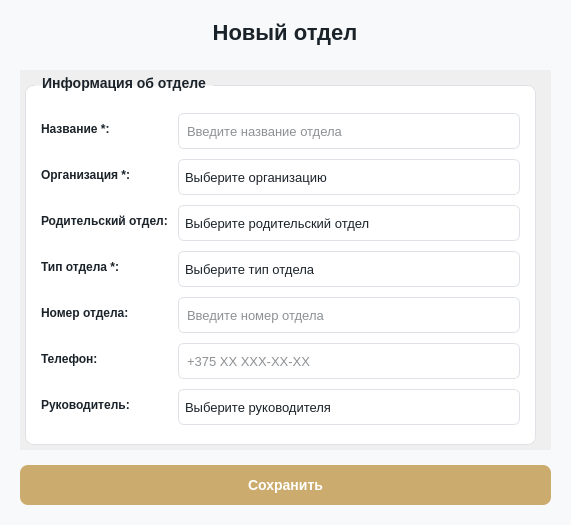
<?xml version="1.0" encoding="UTF-8"?>
<ui version="4.0">
 <class>DepartmentDialog</class>
 <widget class="QDialog" name="DepartmentDialog">
  <property name="geometry">
   <rect>
    <x>0</x>
    <y>0</y>
    <width>571</width>
    <height>525</height>
   </rect>
  </property>
  <property name="minimumSize">
   <size>
    <width>0</width>
    <height>525</height>
   </size>
  </property>
  <property name="windowTitle">
   <string>Отдел</string>
  </property>
  <property name="styleSheet">
   <string notr="true">QScrollArea {
 border: none;
 background-color: transparent;
}
QDialog {
    background-color: #f8f9fa;
}
QCheckBox {
    color: #1B232A;
    spacing: 0px;
    font-size: 12px;
    background: transparent;
}

QCheckBox::indicator {
    width: 18px;
    height: 18px;
    image: url(&quot;D:/Documents/client/icons/cb_unchecked.svg&quot;);
}

QCheckBox::indicator:checked {
    image: url(&quot;D:/Documents/client/icons/cb_checked.svg&quot;);
}

QScrollBar::vertical {
    background: #F5F5F5;
    width: 8px;
    border-radius: 4px;
    margin: 0px;
    border: none;
}

QScrollBar::handle:vertical {
    background: #C1C1C1;
    border-radius: 4px;
    min-height: 20px;
}

QScrollBar::handle:vertical:hover {
    background: #A0A0A0;
}

QScrollBar::handle:vertical:pressed {
    background: #888888;
}

QScrollBar::add-line:vertical,
QScrollBar::sub-line:vertical {
    border: none;
    background: none;
    width: 0px;
    height: 0px;
}

QScrollBar::add-page:vertical,
QScrollBar::sub-page:vertical {
    background: none;
}

QScrollBar:horizontal {
    border: none;
    background: #F5F5F5;
    height: 8px;
    margin: 0px;
    border-radius: 4px;
}

QScrollBar::handle:horizontal {
    background: #C1C1C1;
    border-radius: 4px;
    min-width: 20px;
}

QScrollBar::handle:horizontal:hover {
    background: #A0A0A0;
}

QScrollBar::handle:horizontal:pressed {
    background: #888888;
}

QScrollBar::add-line:horizontal,
QScrollBar::sub-line:horizontal {
    border: none;
    background: none;
    width: 0px;
    height: 0px;
}

QScrollBar::add-page:horizontal,
QScrollBar::sub-page:horizontal {
    background: none;
}

/* ===== СТИЛИ ДЛЯ QComboBox ===== */
QComboBox {
    border: 1px solid #dee2e6;
    border-radius: 6px;
    padding: 6px;
    padding-right: 30px;
    background-color: white;
    color: #1B232A;
    font-size: 13px;
    outline: none;
    min-height: 22px;
}

QComboBox:hover {
    border-color: #ccab6e;
}

QComboBox:focus {
    border: 2px solid #ccab6e;
}

QComboBox::drop-down {
    subcontrol-origin: padding;
    subcontrol-position: top right;
    width: 30px;
    border: none;
}

QComboBox::down-arrow {
    image: url(D:/Documents/client/icons/down_arrow.svg);
    width: 16px;
    height: 16px;
    margin-right: 6px;
}

QComboBox QAbstractItemView {
    border-radius: 6px;
    background-color: white;
    color: #1B232A;
    padding: 4px;
    outline: none;
    border: 1px solid #ccab6e;
}

QComboBox QAbstractItemView::item {
    padding: 8px;
    color: #1B232A;
    border: none;
    outline: none;
}

QComboBox QAbstractItemView::item:hover {
    background-color: #e3f2fd;
    color: #1B232A;
}

QComboBox QAbstractItemView::item:selected {
    background-color: #e3f2fd;
    color: #1B232A;
}

/* ===== СТИЛИ ДЛЯ QDateEdit ===== */
QDateEdit {
    border: 1px solid #dee2e6;
    border-radius: 6px;
    padding: 6px;
    padding-right: 30px;
    background-color: white;
    color: #1B232A;
    font-size: 13px;
    outline: none;
    min-height: 22px;
}

QDateEdit:hover {
    border-color: #ccab6e;
}

QDateEdit:focus {
    border: 2px solid #ccab6e;
}

QDateEdit::drop-down {
    subcontrol-origin: padding;
    subcontrol-position: top right;
    width: 30px;
    border: none;
}

QDateEdit::down-arrow {
    image: url(D:/Documents/client/icons/calendar_date.svg);
    width: 18px;
    height: 18px;
    margin-right: 8px;
}

/* ===== СТИЛИ ДЛЯ QLineEdit ===== */
QLineEdit {
    border: 1px solid #dee2e6;
    border-radius: 6px;
    padding: 6px;
    background-color: white;
    color: #1B232A;
    font-size: 13px;
    min-height: 22px;
}

QLineEdit:hover {
    border-color: #ccab6e;
}

QLineEdit:focus {
    border: 2px solid #ccab6e;
}

/* ===== СТИЛИ ДЛЯ КАЛЕНДАРЯ QCalendarWidget ===== */
QCalendarWidget {
    background-color: white;
    border-radius: 8px;
    border: 1px solid #CCAB6E;
}

QCalendarWidget QWidget#qt_calendar_navigationbar {
    background-color: white;
    color: #1B232A;
    border-radius: 8px 8px 0 0;
}

QCalendarWidget QWidget {
    background-color: white;
    color: #1B232A;
}

QCalendarWidget QToolButton#qt_calendar_prevmonth,
QCalendarWidget QToolButton#qt_calendar_nextmonth {
    background-color: transparent;
    color: #1B232A;
    border: none;
    border-radius: 4px;
    padding: 4px 8px;
    font-size: 16px;
    font-weight: bold;
}

QCalendarWidget QToolButton#qt_calendar_prevmonth:hover,
QCalendarWidget QToolButton#qt_calendar_nextmonth:hover {
    background-color: #e3f2fd;
}

QCalendarWidget QToolButton#qt_calendar_monthbutton,
QCalendarWidget QToolButton#qt_calendar_yearbutton {
    background-color: white;
    color: #1B232A;
    border: none;
    border-radius: 4px;
    padding: 4px 12px;
    font-weight: bold;
}

QCalendarWidget QToolButton#qt_calendar_monthbutton:hover,
QCalendarWidget QToolButton#qt_calendar_yearbutton:hover {
    background-color: #e3f2fd;
}

QCalendarWidget QMenu {
    background-color: white;
    border: 1px solid #CCAB6E;
    border-radius: 6px;
    color: #1B232A;
}

QCalendarWidget QMenu::item {
    padding: 6px 20px;
    border-radius: 4px;
}

QCalendarWidget QMenu::item:selected {
    background-color: #e3f2fd;
    color: #1B232A;
}

QCalendarWidget QWidget#qt_calendar_weekday {
    color: white;
    font-weight: bold;
    background-color: #CCAB6E;
    padding: 4px;
}

QCalendarWidget QToolButton#qt_calendar_day {
    border: none;
    border-radius: 4px;
    padding: 4px;
    color: #1B232A;
    background-color: transparent;
}

QCalendarWidget QToolButton#qt_calendar_day:hover {
    background-color: #e3f2fd;
    color: #1B232A;
}

QCalendarWidget QToolButton#qt_calendar_day:checked {
    background-color: #CCAB6E;
    color: white;
    border-radius: 4px;
}

QCalendarWidget QToolButton#qt_calendar_day:checked:hover {
    background-color: #998664;
}

QCalendarWidget QToolButton#qt_calendar_day:disabled {
    color: #B0B0B0;
}

QCalendarWidget QToolButton#qt_calendar_day[property=&quot;isToday&quot;] {
    background-color: #D22730;
    color: white;
    border-radius: 4px;
}

QCalendarWidget QToolButton#qt_calendar_day[property=&quot;isToday&quot;]:hover {
    background-color: #862633;
}

QCalendarWidget QToolButton#qt_calendar_day[property=&quot;isToday&quot;]:checked {
    background-color: #CCAB6E;
    color: white;
}

/* ===== СТИЛИ ДЛЯ КАЛЕНДАРЯ В ПОПАПЕ QDateEdit ===== */
QDateEdit QCalendarWidget {
    background-color: white;
    border-radius: 8px;
    border: 1px solid #CCAB6E;
}

QDateEdit QCalendarWidget QWidget#qt_calendar_navigationbar {
    background-color: white;
    color: #1B232A;
    border-radius: 8px 8px 0 0;
}

QDateEdit QCalendarWidget QToolButton#qt_calendar_prevmonth,
QDateEdit QCalendarWidget QToolButton#qt_calendar_nextmonth {
    background-color: transparent;
    color: #1B232A;
    border: none;
    border-radius: 4px;
    padding: 4px 8px;
    font-size: 16px;
    font-weight: bold;
}

QDateEdit QCalendarWidget QToolButton#qt_calendar_prevmonth:hover,
QDateEdit QCalendarWidget QToolButton#qt_calendar_nextmonth:hover {
    background-color: #e3f2fd;
}

QDateEdit QCalendarWidget QToolButton#qt_calendar_monthbutton,
QDateEdit QCalendarWidget QToolButton#qt_calendar_yearbutton {
    background-color: white;
    color: #1B232A;
    border: none;
    border-radius: 4px;
    padding: 4px 12px;
    font-weight: bold;
}

QDateEdit QCalendarWidget QToolButton#qt_calendar_monthbutton:hover,
QDateEdit QCalendarWidget QToolButton#qt_calendar_yearbutton:hover {
    background-color: #e3f2fd;
}

QDateEdit QCalendarWidget QWidget#qt_calendar_weekday {
    color: white;
    font-weight: bold;
    background-color: #CCAB6E;
    padding: 4px;
}

QDateEdit QCalendarWidget QToolButton#qt_calendar_day {
    border: none;
    border-radius: 4px;
    padding: 4px;
    color: #1B232A;
    background-color: transparent;
}

QDateEdit QCalendarWidget QToolButton#qt_calendar_day:hover {
    background-color: #e3f2fd;
    color: #1B232A;
}

QDateEdit QCalendarWidget QToolButton#qt_calendar_day:checked {
    background-color: #CCAB6E;
    color: white;
    border-radius: 4px;
}

QDateEdit QCalendarWidget QToolButton#qt_calendar_day:checked:hover {
    background-color: #998664;
}

QDateEdit QCalendarWidget QToolButton#qt_calendar_day:disabled {
    color: #B0B0B0;
}

QDateEdit QCalendarWidget QToolButton#qt_calendar_day[property=&quot;isToday&quot;] {
    background-color: #D22730;
    color: white;
    border-radius: 4px;
}

QDateEdit QCalendarWidget QToolButton#qt_calendar_day[property=&quot;isToday&quot;]:hover {
    background-color: #862633;
}

QDateEdit QCalendarWidget QToolButton#qt_calendar_day[property=&quot;isToday&quot;]:checked {
    background-color: #CCAB6E;
    color: white;
}

/* ===== СТИЛИ ДЛЯ QGroupBox ===== */
QGroupBox {
    font-weight: bold;
    font-size: 14px;
    border: 1px solid #dee2e6;
    border-radius: 8px;
    margin-top: 10px;
    padding-top: 10px;
    background-color: white;
}
QGroupBox::title {
    subcontrol-origin: margin;
    left: 10px;
    padding: 0 5px 0 5px;
    color: #1B232A;
}

/* ===== СТИЛИ ДЛЯ QPushButton (Сохранить) ===== */
QPushButton#saveButton {
    background-color: #ccab6e;
    color: white;
    border-radius: 8px;
    font-weight: bold;
    font-size: 14px;
    border: none;
}
QPushButton#saveButton:hover {
    background-color: #b8945a;
}
QPushButton#saveButton:pressed {
    background-color: #a07d4a;
}</string>
  </property>
  <layout class="QVBoxLayout" name="mainLayout">
   <property name="spacing">
    <number>15</number>
   </property>
   <property name="leftMargin">
    <number>20</number>
   </property>
   <property name="topMargin">
    <number>20</number>
   </property>
   <property name="rightMargin">
    <number>20</number>
   </property>
   <property name="bottomMargin">
    <number>20</number>
   </property>
   <item>
    <widget class="QLabel" name="titleLabel">
     <property name="minimumSize">
      <size>
       <width>530</width>
       <height>0</height>
      </size>
     </property>
     <property name="maximumSize">
      <size>
       <width>530</width>
       <height>16777215</height>
      </size>
     </property>
     <property name="styleSheet">
      <string>font-size: 22px; font-weight: bold; color: #1B232A; margin-bottom: 10px;</string>
     </property>
     <property name="text">
      <string>Новый отдел</string>
     </property>
     <property name="alignment">
      <set>Qt::AlignmentFlag::AlignCenter</set>
     </property>
    </widget>
   </item>
   <item>
    <widget class="QScrollArea" name="scrollArea">
     <property name="styleSheet">
      <string notr="true">QScrollBar::vertical {
    background: #F5F5F5;
    width: 8px;
    border-radius: 4px;
    margin: 0px;
    border: none;
}

QScrollBar::handle:vertical {
    background: #C1C1C1;
    border-radius: 4px;
    min-height: 20px;
}

QScrollBar::handle:vertical:hover {
    background: #A0A0A0;
}

QScrollBar::handle:vertical:pressed {
    background: #888888;
}

QScrollBar::add-line:vertical,
QScrollBar::sub-line:vertical {
    border: none;
    background: none;
    width: 0px;
    height: 0px;
}

QScrollBar::add-page:vertical,
QScrollBar::sub-page:vertical {
    background: none;
}

QScrollBar:horizontal {
    border: none;
    background: #F5F5F5;
    height: 8px;
    margin: 0px;
    border-radius: 4px;
}

QScrollBar::handle:horizontal {
    background: #C1C1C1;
    border-radius: 4px;
    min-width: 20px;
}

QScrollBar::handle:horizontal:hover {
    background: #A0A0A0;
}

QScrollBar::handle:horizontal:pressed {
    background: #888888;
}

QScrollBar::add-line:horizontal,
QScrollBar::sub-line:horizontal {
    border: none;
    background: none;
    width: 0px;
    height: 0px;
}

QScrollBar::add-page:horizontal,
QScrollBar::sub-page:horizontal {
    background: none;
}</string>
     </property>
     <property name="widgetResizable">
      <bool>true</bool>
     </property>
     <widget class="QWidget" name="scrollContent">
      <property name="geometry">
       <rect>
        <x>0</x>
        <y>0</y>
        <width>531</width>
        <height>375</height>
       </rect>
      </property>
      <layout class="QVBoxLayout" name="scrollLayout">
       <property name="spacing">
        <number>20</number>
       </property>
       <property name="leftMargin">
        <number>5</number>
       </property>
       <property name="topMargin">
        <number>5</number>
       </property>
       <property name="rightMargin">
        <number>15</number>
       </property>
       <property name="bottomMargin">
        <number>5</number>
       </property>
       <item>
        <widget class="QGroupBox" name="departmentInfoGroup">
         <property name="title">
          <string>Информация об отделе</string>
         </property>
         <layout class="QGridLayout" name="departmentInfoLayout">
          <property name="leftMargin">
           <number>15</number>
          </property>
          <property name="topMargin">
           <number>15</number>
          </property>
          <property name="rightMargin">
           <number>15</number>
          </property>
          <property name="bottomMargin">
           <number>15</number>
          </property>
          <property name="spacing">
           <number>10</number>
          </property>
          <item row="0" column="0">
           <widget class="QLabel" name="nameLabel">
            <property name="styleSheet">
             <string>color: #1B232A; font-weight: 500;</string>
            </property>
            <property name="text">
             <string>Название *:</string>
            </property>
           </widget>
          </item>
          <item row="0" column="1">
           <widget class="QLineEdit" name="nameEdit">
            <property name="minimumSize">
             <size>
              <width>0</width>
              <height>36</height>
             </size>
            </property>
            <property name="maximumSize">
             <size>
              <width>16777215</width>
              <height>32</height>
             </size>
            </property>
            <property name="placeholderText">
             <string>Введите название отдела</string>
            </property>
           </widget>
          </item>
          <item row="1" column="0">
           <widget class="QLabel" name="organizationLabel">
            <property name="styleSheet">
             <string>color: #1B232A; font-weight: 500;</string>
            </property>
            <property name="text">
             <string>Организация *:</string>
            </property>
           </widget>
          </item>
          <item row="1" column="1">
           <widget class="QComboBox" name="organizationCombo">
            <property name="minimumSize">
             <size>
              <width>0</width>
              <height>36</height>
             </size>
            </property>
            <property name="maximumSize">
             <size>
              <width>16777215</width>
              <height>32</height>
             </size>
            </property>
            <property name="placeholderText">
             <string>Выберите организацию</string>
            </property>
           </widget>
          </item>
          <item row="2" column="0">
           <widget class="QLabel" name="parentDepartmentLabel">
            <property name="styleSheet">
             <string>color: #1B232A; font-weight: 500;</string>
            </property>
            <property name="text">
             <string>Родительский отдел:</string>
            </property>
           </widget>
          </item>
          <item row="2" column="1">
           <widget class="QComboBox" name="parentDepartmentCombo">
            <property name="minimumSize">
             <size>
              <width>0</width>
              <height>36</height>
             </size>
            </property>
            <property name="maximumSize">
             <size>
              <width>16777215</width>
              <height>32</height>
             </size>
            </property>
            <property name="placeholderText">
             <string>Выберите родительский отдел</string>
            </property>
           </widget>
          </item>
          <item row="3" column="0">
           <widget class="QLabel" name="typeLabel">
            <property name="styleSheet">
             <string>color: #1B232A; font-weight: 500;</string>
            </property>
            <property name="text">
             <string>Тип отдела *:</string>
            </property>
           </widget>
          </item>
          <item row="3" column="1">
           <widget class="QComboBox" name="typeCombo">
            <property name="minimumSize">
             <size>
              <width>0</width>
              <height>36</height>
             </size>
            </property>
            <property name="maximumSize">
             <size>
              <width>16777215</width>
              <height>32</height>
             </size>
            </property>
            <property name="placeholderText">
             <string>Выберите тип отдела</string>
            </property>
           </widget>
          </item>
          <item row="4" column="0">
           <widget class="QLabel" name="departmentNumberLabel">
            <property name="styleSheet">
             <string>color: #1B232A; font-weight: 500;</string>
            </property>
            <property name="text">
             <string>Номер отдела:</string>
            </property>
           </widget>
          </item>
          <item row="4" column="1">
           <widget class="QLineEdit" name="departmentNumberEdit">
            <property name="minimumSize">
             <size>
              <width>0</width>
              <height>36</height>
             </size>
            </property>
            <property name="maximumSize">
             <size>
              <width>16777215</width>
              <height>32</height>
             </size>
            </property>
            <property name="placeholderText">
             <string>Введите номер отдела</string>
            </property>
           </widget>
          </item>
          <item row="5" column="0">
           <widget class="QLabel" name="phoneLabel">
            <property name="styleSheet">
             <string>color: #1B232A; font-weight: 500;</string>
            </property>
            <property name="text">
             <string>Телефон:</string>
            </property>
           </widget>
          </item>
          <item row="5" column="1">
           <widget class="QLineEdit" name="phoneEdit">
            <property name="minimumSize">
             <size>
              <width>0</width>
              <height>36</height>
             </size>
            </property>
            <property name="maximumSize">
             <size>
              <width>16777215</width>
              <height>32</height>
             </size>
            </property>
            <property name="placeholderText">
             <string>+375 XX XXX-XX-XX</string>
            </property>
           </widget>
          </item>
          <item row="6" column="0">
           <widget class="QLabel" name="headLabel">
            <property name="styleSheet">
             <string>color: #1B232A; font-weight: 500;</string>
            </property>
            <property name="text">
             <string>Руководитель:</string>
            </property>
           </widget>
          </item>
          <item row="6" column="1">
           <widget class="QComboBox" name="headCombo">
            <property name="minimumSize">
             <size>
              <width>0</width>
              <height>36</height>
             </size>
            </property>
            <property name="maximumSize">
             <size>
              <width>16777215</width>
              <height>32</height>
             </size>
            </property>
            <property name="placeholderText">
             <string>Выберите руководителя</string>
            </property>
           </widget>
          </item>
         </layout>
        </widget>
       </item>
      </layout>
     </widget>
    </widget>
   </item>
   <item>
    <widget class="QPushButton" name="saveButton">
     <property name="minimumSize">
      <size>
       <width>120</width>
       <height>40</height>
      </size>
     </property>
     <property name="maximumSize">
      <size>
       <width>16777215</width>
       <height>40</height>
      </size>
     </property>
     <property name="cursor">
      <cursorShape>PointingHandCursor</cursorShape>
     </property>
     <property name="text">
      <string>Сохранить</string>
     </property>
    </widget>
   </item>
  </layout>
 </widget>
 <resources/>
 <connections/>
</ui>
